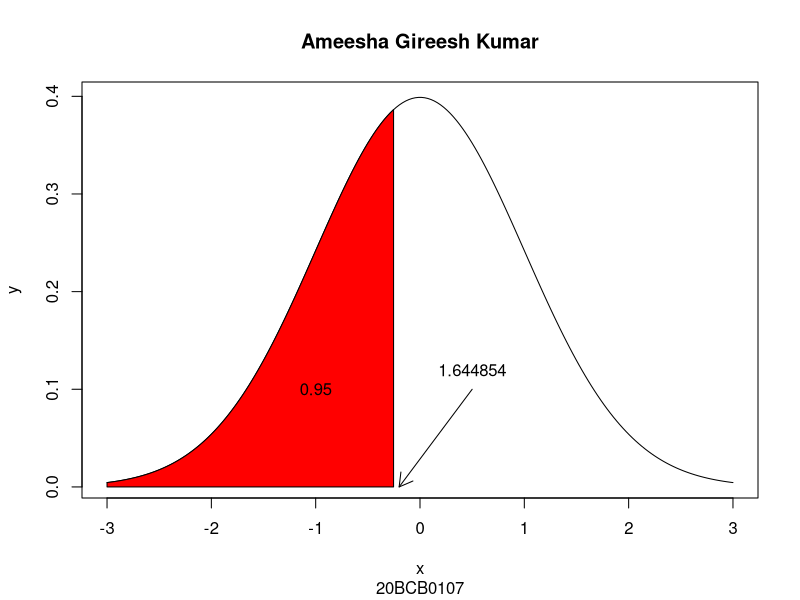

R code for this plot:
x=seq(-3,3,length=200)
y=dnorm(x,mean=0,sd=1)
plot(x,y,type="l", main="Ameesha Gireesh Kumar", sub="20BCB0107")
x=seq(-3,-0.2533,length=100)
y=dnorm(x,mean=0,sd=1)
polygon(c(-3,x,-0.2533),c(0,y,0),col="red")
text(-1,0.1,"0.95")

qnorm(0.95,mean=0,sd=1)

arrows(0.5,0.1,-0.2,0,length=.15)
text(0.5,0.12,"1.644854")


